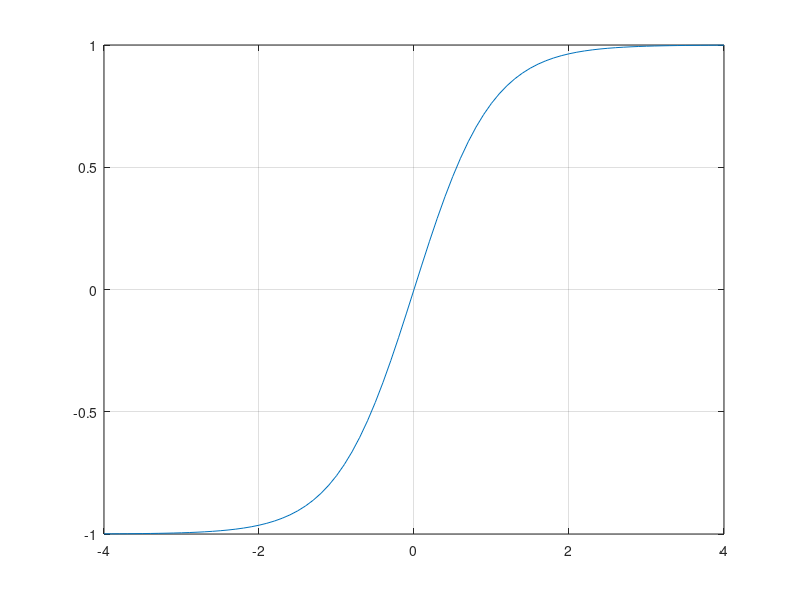

MATLAB code for this plot: (Note: this script raises an error after producing the figure.)
%using hyperbolic tan as our localized fuction
x = -4:0.1:4; 
len=length(x)
y=tanh(x)
plot(x,y);grid on
%%
%perform a 2nd gen wavelet transform (in physical space)
lsdb3 = liftwave('db3'); %lift wave
displs(lsdb3); %see what the lifting scheme yields
%use lwtcoef https://www.mathworks.com/help/wavelet/ref/lwtcoef.html
% Perform LWT at level n
lev=3
yDec = lwt(y,lsdb3,lev)
%extract coefficients
for k = 1:lev
        d = lwtcoef('d',yDec,lsdb3,lev,k);
        d = d(:)';
        d = d(ones(1,2^k),:);
        cfd(k,:) = wkeep1(d(:)',len);
end
cfd=cfd(:);
% d1 = abs(lwtcoef('d',yDec,lsdb3,3,1))
% d2= abs(lwtcoef('d',yDec,lsdb3,3,2))
% d3= abs(lwtcoef('d',yDec,lsdb3,3,3))
%%
%perform thresholding
e=1E-3
